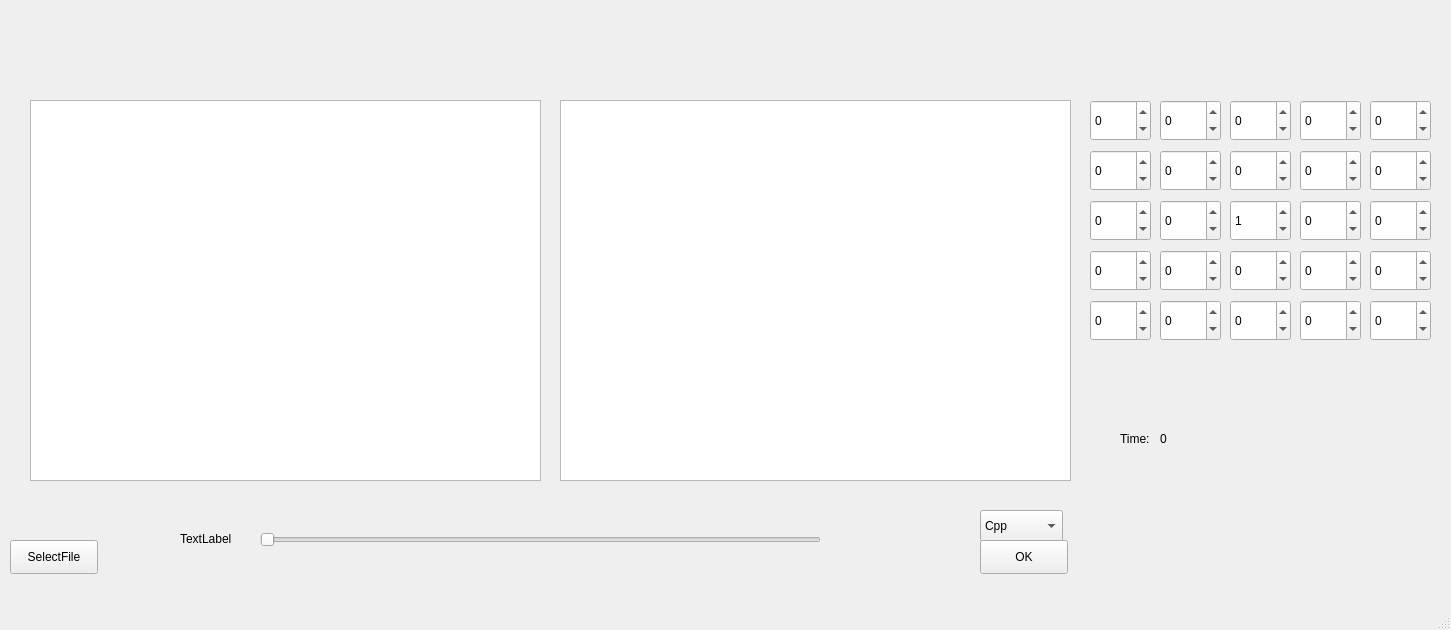
<?xml version="1.0" encoding="UTF-8"?>
<ui version="4.0">
 <class>MainWindow</class>
 <widget class="QMainWindow" name="MainWindow">
  <property name="geometry">
   <rect>
    <x>0</x>
    <y>0</y>
    <width>1451</width>
    <height>630</height>
   </rect>
  </property>
  <property name="windowTitle">
   <string>MainWindow</string>
  </property>
  <widget class="QWidget" name="centralwidget">
   <widget class="QComboBox" name="comboBox">
    <property name="geometry">
     <rect>
      <x>980</x>
      <y>510</y>
      <width>83</width>
      <height>32</height>
     </rect>
    </property>
    <item>
     <property name="text">
      <string>Cpp</string>
     </property>
    </item>
    <item>
     <property name="text">
      <string>ASM</string>
     </property>
    </item>
   </widget>
   <widget class="QPushButton" name="OK">
    <property name="geometry">
     <rect>
      <x>980</x>
      <y>540</y>
      <width>88</width>
      <height>34</height>
     </rect>
    </property>
    <property name="text">
     <string>OK</string>
    </property>
   </widget>
   <widget class="QPushButton" name="selectFile">
    <property name="geometry">
     <rect>
      <x>10</x>
      <y>540</y>
      <width>88</width>
      <height>34</height>
     </rect>
    </property>
    <property name="text">
     <string>SelectFile</string>
    </property>
   </widget>
   <widget class="QGraphicsView" name="graphicsView">
    <property name="geometry">
     <rect>
      <x>30</x>
      <y>100</y>
      <width>511</width>
      <height>381</height>
     </rect>
    </property>
   </widget>
   <widget class="QGraphicsView" name="graphicsView_2">
    <property name="geometry">
     <rect>
      <x>560</x>
      <y>100</y>
      <width>511</width>
      <height>381</height>
     </rect>
    </property>
   </widget>
   <widget class="QSlider" name="horizontalSlider">
    <property name="geometry">
     <rect>
      <x>260</x>
      <y>530</y>
      <width>561</width>
      <height>20</height>
     </rect>
    </property>
    <property name="minimum">
     <number>1</number>
    </property>
    <property name="maximum">
     <number>64</number>
    </property>
    <property name="orientation">
     <enum>Qt::Horizontal</enum>
    </property>
   </widget>
   <widget class="QLabel" name="label">
    <property name="geometry">
     <rect>
      <x>180</x>
      <y>530</y>
      <width>58</width>
      <height>18</height>
     </rect>
    </property>
    <property name="text">
     <string>TextLabel</string>
    </property>
   </widget>
   <widget class="QSpinBox" name="m00">
    <property name="geometry">
     <rect>
      <x>1090</x>
      <y>100</y>
      <width>61</width>
      <height>41</height>
     </rect>
    </property>
    <property name="minimum">
     <number>-99</number>
    </property>
   </widget>
   <widget class="QSpinBox" name="m01">
    <property name="geometry">
     <rect>
      <x>1160</x>
      <y>100</y>
      <width>61</width>
      <height>41</height>
     </rect>
    </property>
    <property name="minimum">
     <number>-99</number>
    </property>
   </widget>
   <widget class="QSpinBox" name="m02">
    <property name="geometry">
     <rect>
      <x>1230</x>
      <y>100</y>
      <width>61</width>
      <height>41</height>
     </rect>
    </property>
    <property name="minimum">
     <number>-99</number>
    </property>
   </widget>
   <widget class="QSpinBox" name="m03">
    <property name="geometry">
     <rect>
      <x>1300</x>
      <y>100</y>
      <width>61</width>
      <height>41</height>
     </rect>
    </property>
    <property name="minimum">
     <number>-99</number>
    </property>
   </widget>
   <widget class="QSpinBox" name="m04">
    <property name="geometry">
     <rect>
      <x>1370</x>
      <y>100</y>
      <width>61</width>
      <height>41</height>
     </rect>
    </property>
    <property name="minimum">
     <number>-99</number>
    </property>
   </widget>
   <widget class="QSpinBox" name="m11">
    <property name="geometry">
     <rect>
      <x>1160</x>
      <y>150</y>
      <width>61</width>
      <height>41</height>
     </rect>
    </property>
    <property name="minimum">
     <number>-99</number>
    </property>
   </widget>
   <widget class="QSpinBox" name="m12">
    <property name="geometry">
     <rect>
      <x>1230</x>
      <y>150</y>
      <width>61</width>
      <height>41</height>
     </rect>
    </property>
    <property name="minimum">
     <number>-99</number>
    </property>
   </widget>
   <widget class="QSpinBox" name="m14">
    <property name="geometry">
     <rect>
      <x>1370</x>
      <y>150</y>
      <width>61</width>
      <height>41</height>
     </rect>
    </property>
    <property name="minimum">
     <number>-99</number>
    </property>
   </widget>
   <widget class="QSpinBox" name="m10">
    <property name="geometry">
     <rect>
      <x>1090</x>
      <y>150</y>
      <width>61</width>
      <height>41</height>
     </rect>
    </property>
    <property name="minimum">
     <number>-99</number>
    </property>
   </widget>
   <widget class="QSpinBox" name="m13">
    <property name="geometry">
     <rect>
      <x>1300</x>
      <y>150</y>
      <width>61</width>
      <height>41</height>
     </rect>
    </property>
    <property name="minimum">
     <number>-99</number>
    </property>
   </widget>
   <widget class="QSpinBox" name="m21">
    <property name="geometry">
     <rect>
      <x>1160</x>
      <y>200</y>
      <width>61</width>
      <height>41</height>
     </rect>
    </property>
    <property name="minimum">
     <number>-99</number>
    </property>
   </widget>
   <widget class="QSpinBox" name="m22">
    <property name="geometry">
     <rect>
      <x>1230</x>
      <y>200</y>
      <width>61</width>
      <height>41</height>
     </rect>
    </property>
    <property name="minimum">
     <number>-99</number>
    </property>
    <property name="value">
     <number>1</number>
    </property>
   </widget>
   <widget class="QSpinBox" name="m24">
    <property name="geometry">
     <rect>
      <x>1370</x>
      <y>200</y>
      <width>61</width>
      <height>41</height>
     </rect>
    </property>
    <property name="minimum">
     <number>-99</number>
    </property>
   </widget>
   <widget class="QSpinBox" name="m20">
    <property name="geometry">
     <rect>
      <x>1090</x>
      <y>200</y>
      <width>61</width>
      <height>41</height>
     </rect>
    </property>
    <property name="minimum">
     <number>-99</number>
    </property>
   </widget>
   <widget class="QSpinBox" name="m23">
    <property name="geometry">
     <rect>
      <x>1300</x>
      <y>200</y>
      <width>61</width>
      <height>41</height>
     </rect>
    </property>
    <property name="minimum">
     <number>-99</number>
    </property>
   </widget>
   <widget class="QSpinBox" name="m31">
    <property name="geometry">
     <rect>
      <x>1160</x>
      <y>250</y>
      <width>61</width>
      <height>41</height>
     </rect>
    </property>
    <property name="minimum">
     <number>-99</number>
    </property>
   </widget>
   <widget class="QSpinBox" name="m32">
    <property name="geometry">
     <rect>
      <x>1230</x>
      <y>250</y>
      <width>61</width>
      <height>41</height>
     </rect>
    </property>
    <property name="minimum">
     <number>-99</number>
    </property>
   </widget>
   <widget class="QSpinBox" name="m34">
    <property name="geometry">
     <rect>
      <x>1370</x>
      <y>250</y>
      <width>61</width>
      <height>41</height>
     </rect>
    </property>
    <property name="minimum">
     <number>-99</number>
    </property>
   </widget>
   <widget class="QSpinBox" name="m30">
    <property name="geometry">
     <rect>
      <x>1090</x>
      <y>250</y>
      <width>61</width>
      <height>41</height>
     </rect>
    </property>
    <property name="minimum">
     <number>-99</number>
    </property>
   </widget>
   <widget class="QSpinBox" name="m33">
    <property name="geometry">
     <rect>
      <x>1300</x>
      <y>250</y>
      <width>61</width>
      <height>41</height>
     </rect>
    </property>
    <property name="minimum">
     <number>-99</number>
    </property>
   </widget>
   <widget class="QSpinBox" name="m41">
    <property name="geometry">
     <rect>
      <x>1160</x>
      <y>300</y>
      <width>61</width>
      <height>41</height>
     </rect>
    </property>
    <property name="minimum">
     <number>-99</number>
    </property>
   </widget>
   <widget class="QSpinBox" name="m42">
    <property name="geometry">
     <rect>
      <x>1230</x>
      <y>300</y>
      <width>61</width>
      <height>41</height>
     </rect>
    </property>
    <property name="minimum">
     <number>-99</number>
    </property>
   </widget>
   <widget class="QSpinBox" name="m44">
    <property name="geometry">
     <rect>
      <x>1370</x>
      <y>300</y>
      <width>61</width>
      <height>41</height>
     </rect>
    </property>
    <property name="minimum">
     <number>-99</number>
    </property>
   </widget>
   <widget class="QSpinBox" name="m40">
    <property name="geometry">
     <rect>
      <x>1090</x>
      <y>300</y>
      <width>61</width>
      <height>41</height>
     </rect>
    </property>
    <property name="minimum">
     <number>-99</number>
    </property>
   </widget>
   <widget class="QSpinBox" name="m43">
    <property name="geometry">
     <rect>
      <x>1300</x>
      <y>300</y>
      <width>61</width>
      <height>41</height>
     </rect>
    </property>
    <property name="minimum">
     <number>-99</number>
    </property>
   </widget>
   <widget class="QLabel" name="label_2">
    <property name="geometry">
     <rect>
      <x>1120</x>
      <y>430</y>
      <width>58</width>
      <height>18</height>
     </rect>
    </property>
    <property name="text">
     <string>Time:</string>
    </property>
   </widget>
   <widget class="QLabel" name="time">
    <property name="geometry">
     <rect>
      <x>1160</x>
      <y>430</y>
      <width>58</width>
      <height>18</height>
     </rect>
    </property>
    <property name="text">
     <string>0</string>
    </property>
   </widget>
  </widget>
  <widget class="QMenuBar" name="menubar">
   <property name="geometry">
    <rect>
     <x>0</x>
     <y>0</y>
     <width>1451</width>
     <height>30</height>
    </rect>
   </property>
  </widget>
  <widget class="QStatusBar" name="statusbar"/>
 </widget>
 <resources/>
 <connections/>
</ui>
